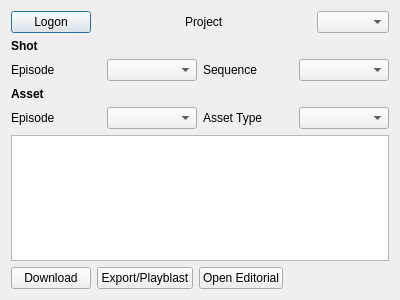
<?xml version="1.0" encoding="UTF-8"?>
<ui version="4.0">
 <class>WcaMayaDialog</class>
 <widget class="QDialog" name="WcaMayaDialog">
  <property name="geometry">
   <rect>
    <x>0</x>
    <y>0</y>
    <width>400</width>
    <height>300</height>
   </rect>
  </property>
  <property name="windowTitle">
   <string>WCA_Tools</string>
  </property>
  <layout class="QVBoxLayout" name="verticalLayout">
   <item>
    <layout class="QHBoxLayout" name="connectionLayout">
     <item>
      <widget class="QPushButton" name="pushButtonConnection">
       <property name="text">
        <string>Logon</string>
       </property>
      </widget>
     </item>
     <item>
      <spacer name="horizontalSpacer_2">
       <property name="orientation">
        <enum>Qt::Horizontal</enum>
       </property>
       <property name="sizeHint" stdset="0">
        <size>
         <width>40</width>
         <height>20</height>
        </size>
       </property>
      </spacer>
     </item>
     <item>
      <widget class="QLabel" name="labelProject">
       <property name="text">
        <string>Project</string>
       </property>
      </widget>
     </item>
     <item>
      <spacer name="horizontalSpacer">
       <property name="orientation">
        <enum>Qt::Horizontal</enum>
       </property>
       <property name="sizeHint" stdset="0">
        <size>
         <width>40</width>
         <height>20</height>
        </size>
       </property>
      </spacer>
     </item>
     <item>
      <widget class="QComboBox" name="comboBoxProject"/>
     </item>
    </layout>
   </item>
   <item>
    <layout class="QVBoxLayout" name="shotLayout">
     <item>
      <widget class="QLabel" name="labelShot">
       <property name="sizePolicy">
        <sizepolicy hsizetype="Preferred" vsizetype="Fixed">
         <horstretch>0</horstretch>
         <verstretch>0</verstretch>
        </sizepolicy>
       </property>
       <property name="font">
        <font>
         <weight>75</weight>
         <bold>true</bold>
        </font>
       </property>
       <property name="text">
        <string>Shot</string>
       </property>
      </widget>
     </item>
     <item>
      <layout class="QHBoxLayout" name="horizontalLayout_2">
       <item>
        <widget class="QLabel" name="label_3">
         <property name="text">
          <string>Episode</string>
         </property>
        </widget>
       </item>
       <item>
        <widget class="QComboBox" name="comboBoxEpisode"/>
       </item>
       <item>
        <widget class="QLabel" name="label_2">
         <property name="text">
          <string>Sequence</string>
         </property>
        </widget>
       </item>
       <item>
        <widget class="QComboBox" name="comboBoxSequence"/>
       </item>
      </layout>
     </item>
    </layout>
   </item>
   <item>
    <layout class="QVBoxLayout" name="assetLayout">
     <item>
      <widget class="QLabel" name="label">
       <property name="sizePolicy">
        <sizepolicy hsizetype="Preferred" vsizetype="Fixed">
         <horstretch>0</horstretch>
         <verstretch>0</verstretch>
        </sizepolicy>
       </property>
       <property name="font">
        <font>
         <weight>75</weight>
         <bold>true</bold>
        </font>
       </property>
       <property name="text">
        <string>Asset</string>
       </property>
      </widget>
     </item>
     <item>
      <layout class="QHBoxLayout" name="horizontalLayout_3">
       <item>
        <widget class="QLabel" name="label_4">
         <property name="text">
          <string>Episode</string>
         </property>
        </widget>
       </item>
       <item>
        <widget class="QComboBox" name="comboBoxAssetEpisode"/>
       </item>
       <item>
        <widget class="QLabel" name="label_5">
         <property name="text">
          <string>Asset Type</string>
         </property>
        </widget>
       </item>
       <item>
        <widget class="QComboBox" name="comboBoxAssetType"/>
       </item>
      </layout>
     </item>
    </layout>
   </item>
   <item>
    <layout class="QHBoxLayout" name="horizontalLayout_4">
     <item>
      <widget class="QTextEdit" name="textEdit"/>
     </item>
    </layout>
   </item>
   <item>
    <layout class="QHBoxLayout" name="horizontalLayout">
     <item>
      <widget class="QPushButton" name="pushButtonDownload">
       <property name="text">
        <string>Download</string>
       </property>
      </widget>
     </item>
     <item>
      <widget class="QPushButton" name="pushButtonExport">
       <property name="text">
        <string>Export/Playblast</string>
       </property>
      </widget>
     </item>
     <item>
      <widget class="QPushButton" name="pushButtonEditorial">
       <property name="text">
        <string>Open Editorial</string>
       </property>
      </widget>
     </item>
     <item>
      <spacer name="horizontalSpacer_3">
       <property name="orientation">
        <enum>Qt::Horizontal</enum>
       </property>
       <property name="sizeHint" stdset="0">
        <size>
         <width>40</width>
         <height>20</height>
        </size>
       </property>
      </spacer>
     </item>
    </layout>
   </item>
  </layout>
 </widget>
 <resources/>
 <connections/>
</ui>
